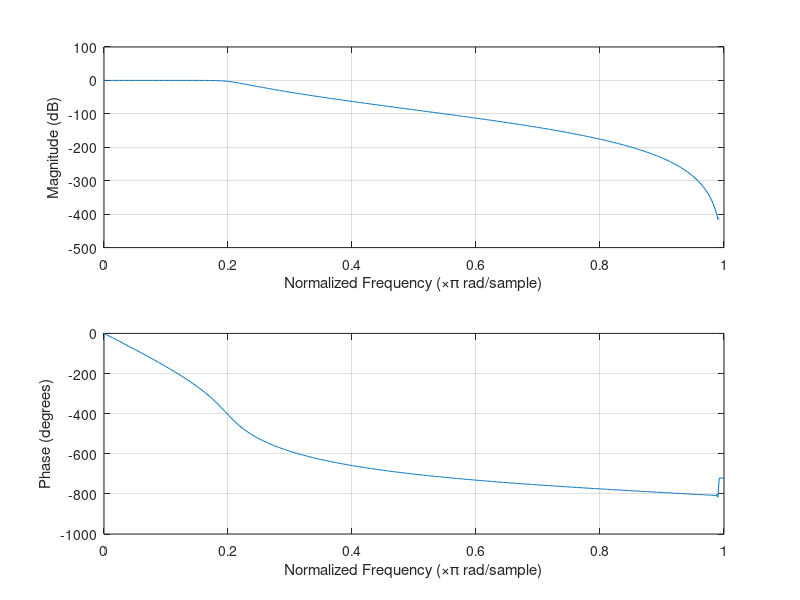

Here is the MATLAB script that generated this plot:
%SnareSample.m

fs = 44100;
x = wgn(1,2*fs,1);

%Filter (custom combo of low and high pass to suit the snare sound)
[b,a] = butter(9,0.2,'low');
freqz(b,a);
snare = filter(b,a,x);
[b,a] = butter(8,0.07,'high');

%Amplify and add zero padding
snare = snare*0.7;
sample = snare(1:fs/9);
clear snare;

%Generate envelope using linearly spaced vectors
A = linspace(0, 0.6, (length(sample)*0.04)); %Attack
D = linspace(0.6, 0.5,(length(sample)*0.2)); %Decay
S = linspace(0.5, 0.5,(length(sample)*0.3)); %Delay/Sustain
R = linspace(0.5, 0,(length(sample)*0.3)); %Release

ADSR = [A D S R] ; %make a matrix

dif = length(sample) - length(ADSR); %find out the difference

envelope = cat(2, ADSR, zeros(1,dif)); %Zero pad the envelope
sample = sample.*envelope; %Apply the envelope
snare = sample;
audiowrite('snare1.wav',snare,fs);


